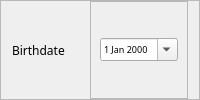
           <widget class="QFrame" name="frame_19">
            <property name="frameShape">
             <enum>QFrame::StyledPanel</enum>
            </property>
            <property name="frameShadow">
             <enum>QFrame::Raised</enum>
            </property>
            <layout class="QHBoxLayout" name="horizontalLayout_20">
             <property name="topMargin">
              <number>0</number>
             </property>
             <property name="bottomMargin">
              <number>0</number>
             </property>
             <item>
              <widget class="QLabel" name="label_10">
               <property name="font">
                <font>
                 <family>Moon</family>
                </font>
               </property>
               <property name="text">
                <string>Birthdate</string>
               </property>
              </widget>
             </item>
             <item>
              <widget class="QFrame" name="frame_20">
               <property name="frameShape">
                <enum>QFrame::StyledPanel</enum>
               </property>
               <property name="frameShadow">
                <enum>QFrame::Raised</enum>
               </property>
               <layout class="QHBoxLayout" name="horizontalLayout_21">
                <item>
                 <widget class="QDateEdit" name="birthDateLine">
                  <property name="font">
                   <font>
                    <family>Raleway</family>
                    <pointsize>7</pointsize>
                   </font>
                  </property>
                  <property name="calendarPopup">
                   <bool>true</bool>
                  </property>
                 </widget>
                </item>
               </layout>
              </widget>
             </item>
            </layout>
           </widget>
